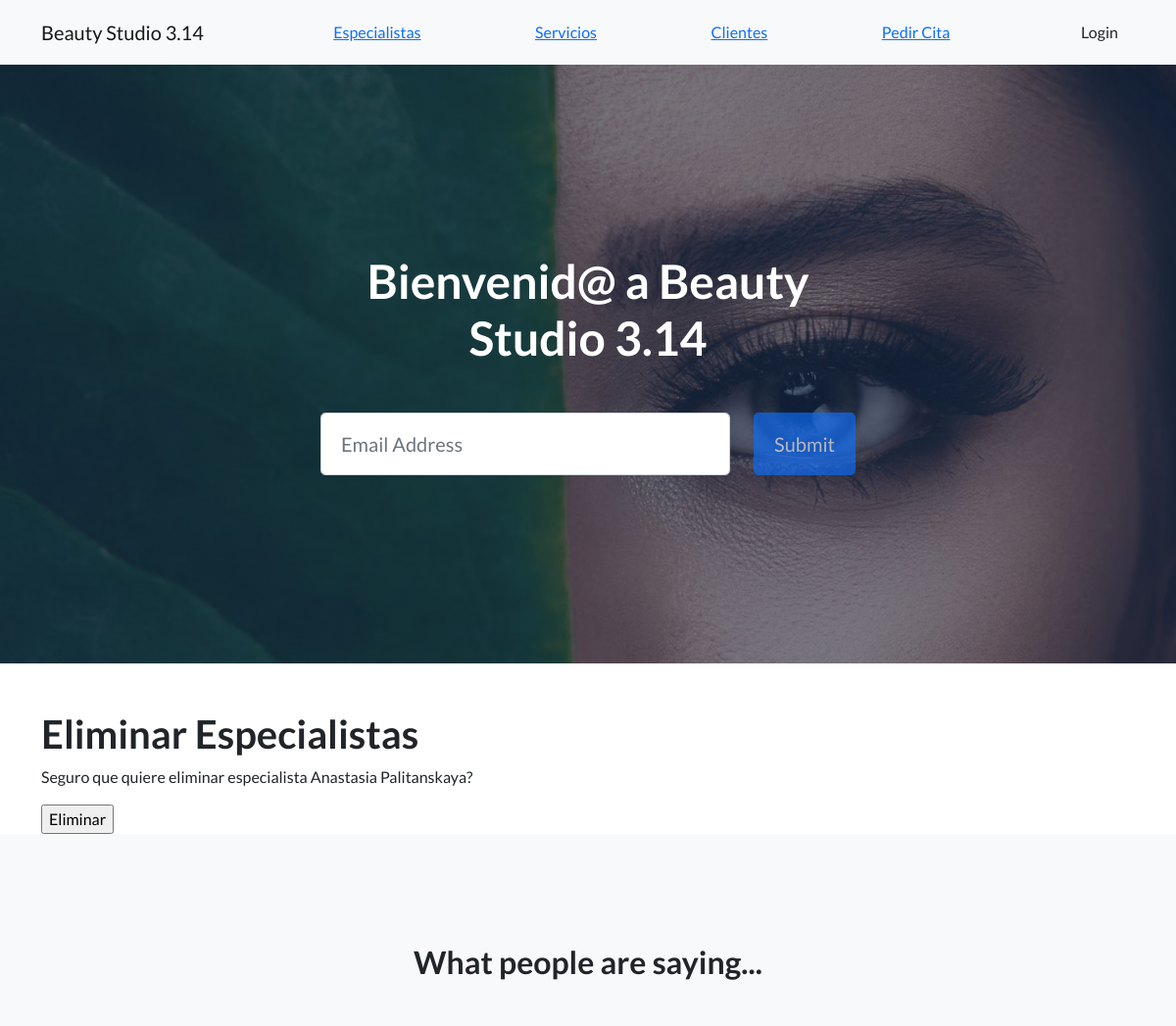
The app's page /eliminar/1 (upper part), older data.
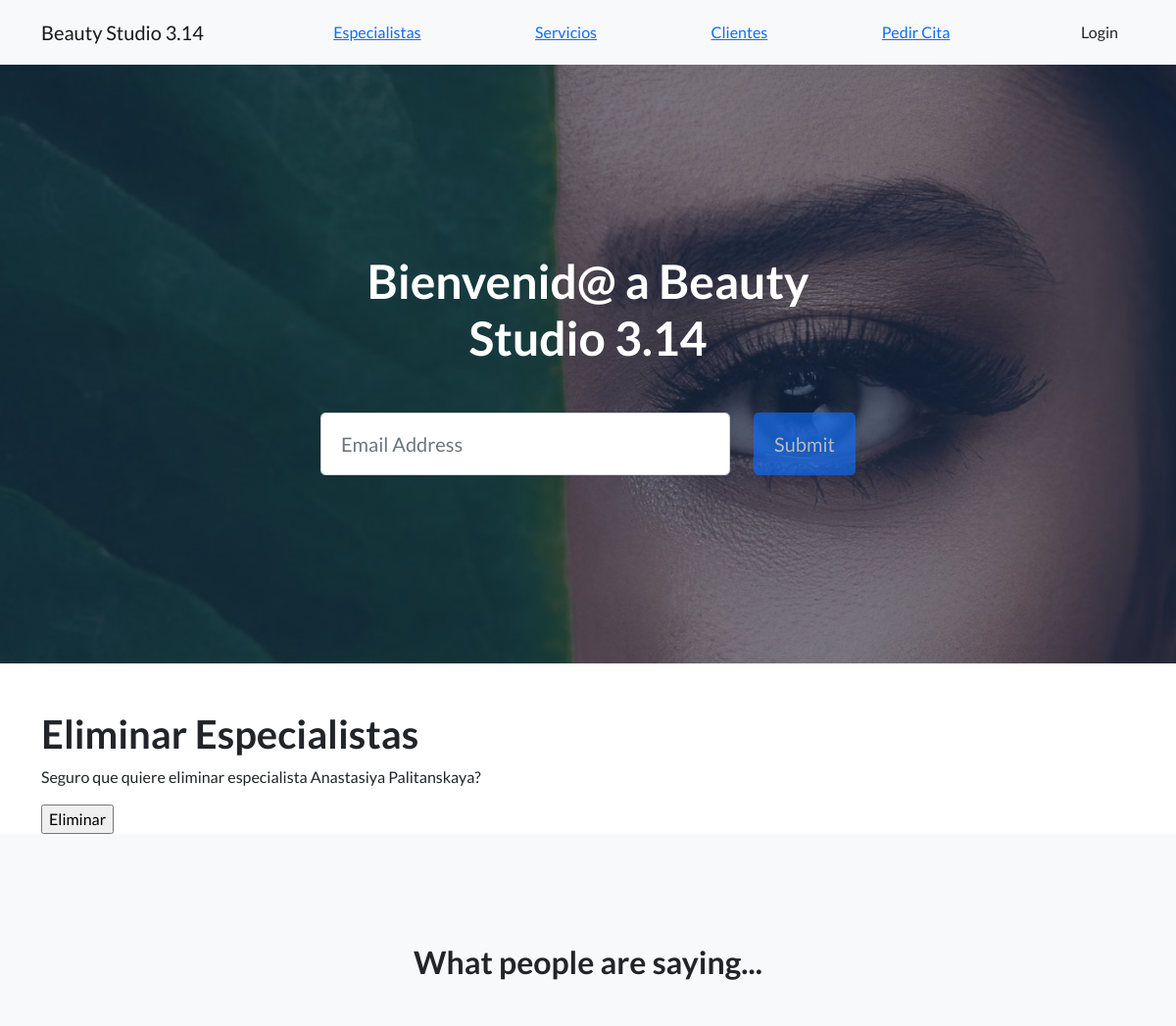
The same page, newer data.
### AppBeautyStudio/models.py (models this page shows)
class Especialista(models.Model):
    nombre = models.CharField(max_length=40)
    apellidos = models.CharField(max_length=40)
    profesion = models.CharField(max_length=30)
    def __str__(self):
        return self.nombre +' '+ self.apellidos

### AppBeautyStudio/views.py (the view)
# urls.py: path('eliminar/<pk>', EspecialistaDelete.as_view(), name='eliminar'),
class EspecialistaDelete(DeleteView):
    model = Especialista
    template_name = 'AppBeautyStudio/especialistas-eliminar.html'
    success_url = reverse_lazy('inicio')

### AppBeautyStudio/templates/AppBeautyStudio/especialistas-eliminar.html (shortened to what this page needs)
{% extends 'AppBeautyStudio/padre.html' %}
{% block contenido %}
<section class="mt-5">
    <div class="container">
        <div class="row">
            <div class="col-lg-12">
                <h1>Eliminar Especialistas</h1>
                <form method="POST">
                    <p>Seguro que quiere eliminar especialista {{ object }}?</p>
                    <input type="submit" value="Eliminar">
                </form>
            </div>
        </div>
    </div>
</section>
{% endblock contenido %}

### AppBeautyStudio/templates/AppBeautyStudio/padre.html (shortened to what this page needs)
<!DOCTYPE html>
<html lang="en">
    <head>
        {% load static %}
        <link href="https://cdn.jsdelivr.net/npm/bootstrap-icons@1.5.0/font/bootstrap-icons.css" rel="stylesheet" type="text/css" />
        <link href="{% static 'AppBeautyStudio/css/styles.css' %}" rel="stylesheet" />
    </head>
    <body>
        <nav class="navbar navbar-light bg-light static-top">
            <div class="container">
                <a class="navbar-brand" href="{% url 'inicio' %}">Beauty Studio 3.14</a>
                <a href="{% url 'especialistas-list' %}">Especialistas</a>
                <a href="{% url 'leer-servicios' %}">Servicios</a>
                <a href="{% url 'clientes' %}">Clientes</a>
                <a href="{% url 'pedir-cita-formulario' %}">Pedir Cita</a>
                {% if user.is_authenticated %}
                <a class="btn btn-outline-logout" href="{% url 'logout' %}">Hola {{ user.username }}</a>
                <a href="{% url 'logout' %}">Salir</a>
                {% else %}
                <a class="btn btn-outline-login" href="{% url 'login' %}">Login</a>
                {% endif %}
            </div>
        </nav>
        <header class="masthead">
            <div class="container position-relative">
                <div class="row justify-content-center">
                    <div class="col-xl-6">
                        <div class="text-center text-white">
                            <h1 class="mb-5">Bienvenid@ a Beauty Studio 3.14</h1>
                            <form class="form-subscribe" id="contactForm" data-sb-form-api-token="API_TOKEN">
                                <div class="row">
                                    <div class="col">
                                        <input class="form-control form-control-lg" id="emailAddress" type="email" placeholder="Email Address" data-sb-validations="required,email" />
                                    </div>
                                    <div class="col-auto"><button class="btn btn-primary btn-lg disabled" id="submitButton" type="submit">Submit</button></div>
                                </div>
                            </form>
                        </div>
                    </div>
                </div>
            </div>
        </header>
        {% block contenido %}
        {% endblock contenido %}
 <section class="testimonials text-center bg-light">
    <div class="container">
        <h2 class="mb-5">What people are saying...</h2>
    </div>
</section>
    </body>
</html>

Row changes from the older to the newer data that the page shows:
changed Especialista: nombre+apellidos "Anastasia Palitanskaya" → "Anastasiya Palitanskaya"
